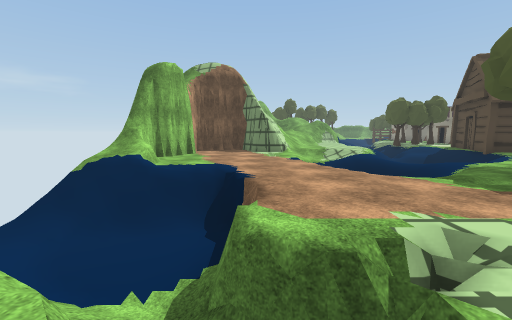
[1] (above)

18 first-person views from a walk through a scene from a Unity 3-D project. The camera is 1.4 m above the floor, tilts 6° down and sees 90° across. The floor is counted in squares, 2 m on a side. Each view is taken from the middle of a square. On the plan, view 1 faces up. The plan holds only what a view shows up to about 9 squares ahead; the rest is blank. The place goes on beyond the plan. The player character is not drawn. Some animated figures are left out. Some surface patterns are stand-ins.

[2]
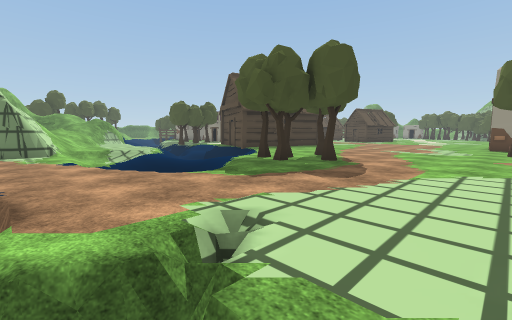

[3]
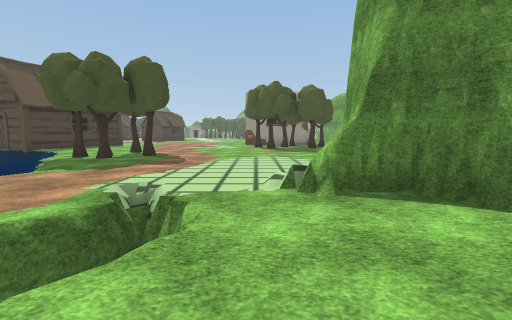

[4]
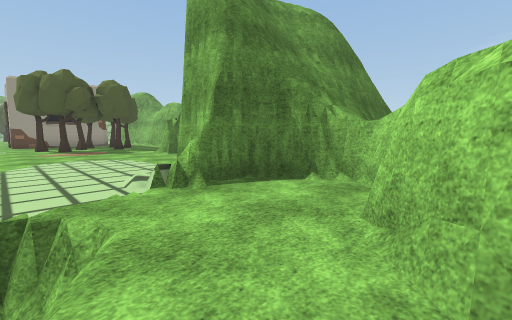

[5]
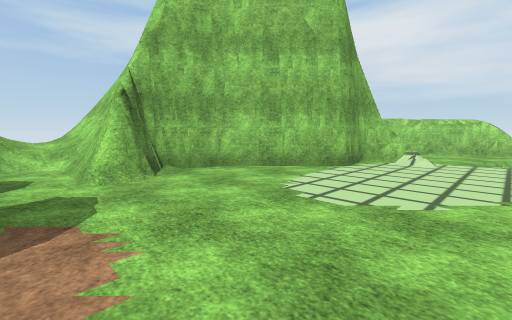

[6]
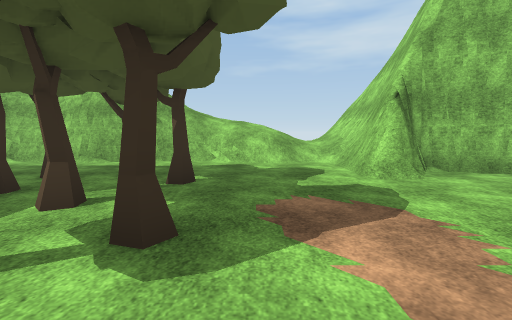

[7]
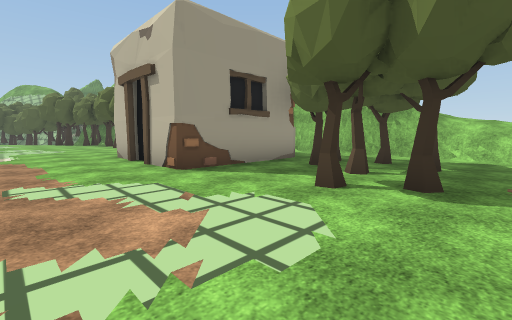

[8]
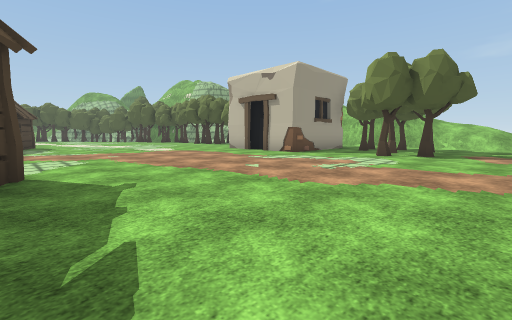

[9]
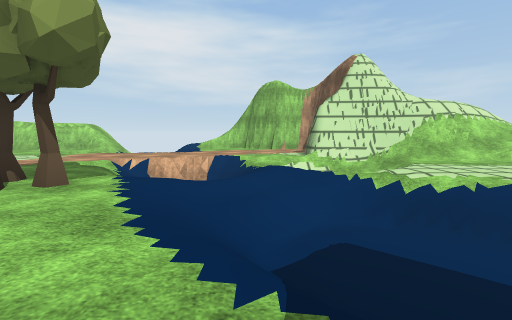

[10]
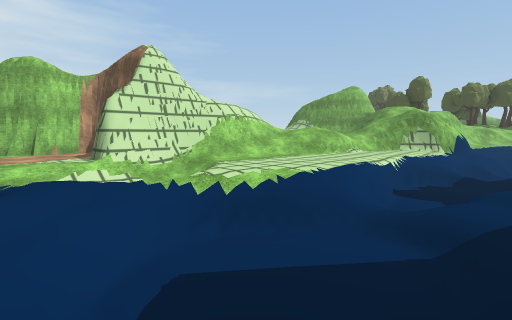

[11]
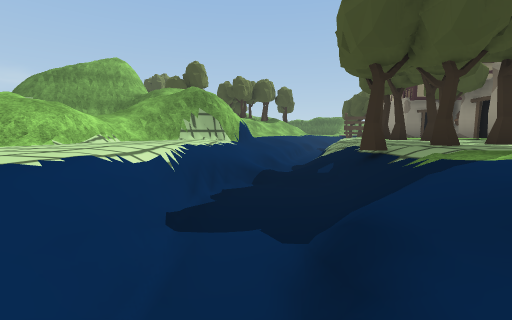

[12]
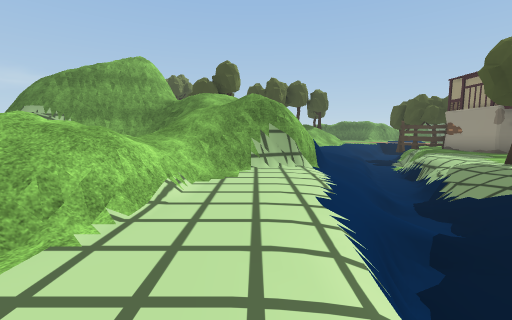

[13]
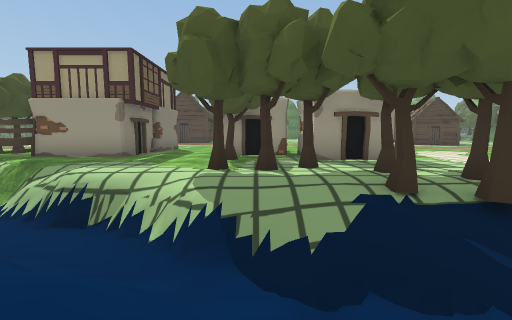

[14]
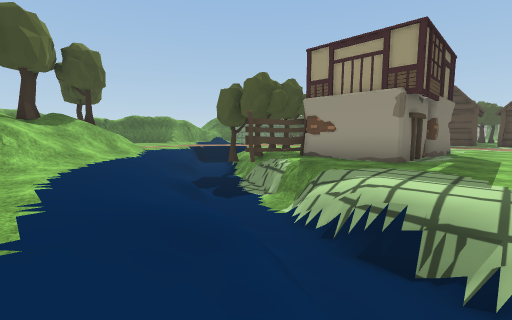

[15]
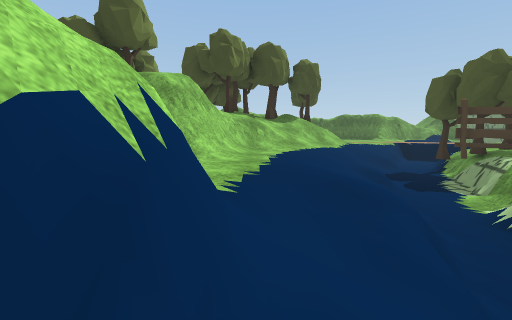

[16]
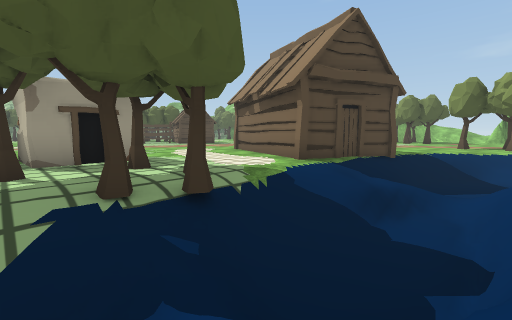

[17]
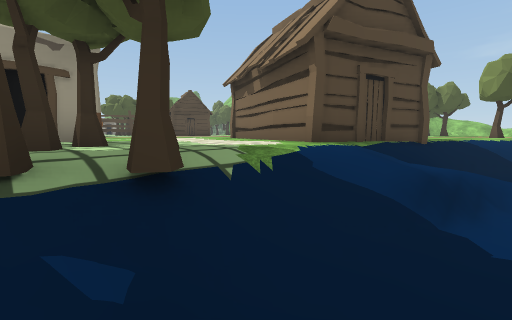

[18]
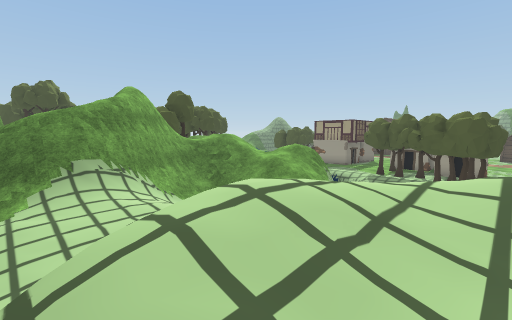

### Floor plan
Key: @ floor where view 1 was taken; # wall or solid block; . main floor; - floor 0.25 m lower than the main floor; _ floor 1.25 m lower than the main floor; < floor 1.5 m lower than the main floor; / step, stairs or slope; = window, fence, low wall or low ledge; v drop or lower ground; T tree; F fence; O other object.
Columns run from 4 left of view 1 to 20 right of it. Each row starts with its distance up from view 1.
 29          TT///////v
 28        T  //////<T.
 27        O###////<<TTT
 26           #..//<FF.
 25          =#.///==O#
 24      #    //////..#
 23     ##/// ////v/..##
 22  #####=//  ///v.........
 21  /////////#//<v.........
 20  ///   //##//_.T.T
 19  ///   //=////.T..#
 18        //.////.T..O
 17        //////TT.#
 16  ///// //.=</TTT#O
 15  ///////..v<//......
 14     /=/...v<//......
 13    #=#/...=///......
 12    ###/...////##....
 11  ## ##/////<//#####
 10  #..##/ /=<<=##
  9  #....////<</.
  8  #....///////....#....
  7 ##.../#/////...........
  6  /....v</..............
  5  ///..=/-.T...........
  4  ////../.T.T.........
  3  /<<=.....T..............
  2  /////...................
  1  #//==...................
  0  #//@..........T..####..
 -1  ##/.#........T...#
 -2   ##.###.......TT.#
 -3    ### ##..#..TTT.#
 -4         ####.......
 -5           ##//.....#
 -6           #////#####
 -7           #/////
 -8           #

Positions as (right, up) in squares from view 1, and headings:
1: (0, 0), facing up
2: (0, 0), facing up-right
3: (-2, 0), facing right
4: (-2, 1), facing down-right
5: (8, 1), facing down-left
6: (9, 1), facing down
7: (9, 3), facing down-right
8: (8, 8), facing down-right
9: (9, 8), facing left
10: (8, 8), facing up-left
11: (7, 12), facing up
12: (5, 14), facing up
13: (6, 19), facing right
14: (7, 21), facing up-right
15: (7, 20), facing up
16: (6, 18), facing down-right
17: (7, 17), facing down-right
18: (-3, 15), facing up-right
